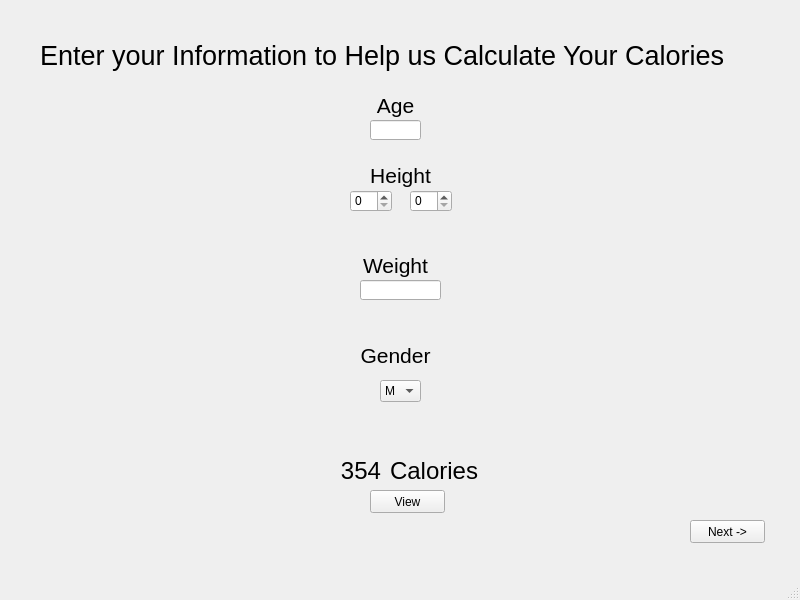
<?xml version="1.0" encoding="UTF-8"?>
<ui version="4.0">
 <class>Information</class>
 <widget class="QMainWindow" name="Information">
  <property name="geometry">
   <rect>
    <x>0</x>
    <y>0</y>
    <width>800</width>
    <height>600</height>
   </rect>
  </property>
  <property name="windowTitle">
   <string>MainWindow</string>
  </property>
  <widget class="QWidget" name="centralwidget">
   <widget class="QStackedWidget" name="stackedWidget">
    <property name="geometry">
     <rect>
      <x>10</x>
      <y>20</y>
      <width>771</width>
      <height>541</height>
     </rect>
    </property>
    <property name="currentIndex">
     <number>0</number>
    </property>
    <widget class="QWidget" name="page">
     <widget class="QLabel" name="label">
      <property name="geometry">
       <rect>
        <x>30</x>
        <y>20</y>
        <width>691</width>
        <height>31</height>
       </rect>
      </property>
      <property name="font">
       <font>
        <pointsize>20</pointsize>
       </font>
      </property>
      <property name="text">
       <string>Enter your Information to Help us Calculate Your Calories</string>
      </property>
     </widget>
     <widget class="QLabel" name="label_2">
      <property name="geometry">
       <rect>
        <x>360</x>
        <y>70</y>
        <width>51</width>
        <height>31</height>
       </rect>
      </property>
      <property name="font">
       <font>
        <pointsize>16</pointsize>
       </font>
      </property>
      <property name="text">
       <string>Age</string>
      </property>
      <property name="alignment">
       <set>Qt::AlignCenter</set>
      </property>
     </widget>
     <widget class="QLabel" name="label_3">
      <property name="geometry">
       <rect>
        <x>360</x>
        <y>140</y>
        <width>61</width>
        <height>31</height>
       </rect>
      </property>
      <property name="font">
       <font>
        <pointsize>16</pointsize>
       </font>
      </property>
      <property name="text">
       <string>Height</string>
      </property>
      <property name="alignment">
       <set>Qt::AlignCenter</set>
      </property>
     </widget>
     <widget class="QLabel" name="label_4">
      <property name="geometry">
       <rect>
        <x>310</x>
        <y>230</y>
        <width>151</width>
        <height>31</height>
       </rect>
      </property>
      <property name="font">
       <font>
        <pointsize>16</pointsize>
       </font>
      </property>
      <property name="text">
       <string>Weight</string>
      </property>
      <property name="alignment">
       <set>Qt::AlignCenter</set>
      </property>
     </widget>
     <widget class="QLabel" name="label_5">
      <property name="geometry">
       <rect>
        <x>340</x>
        <y>320</y>
        <width>91</width>
        <height>31</height>
       </rect>
      </property>
      <property name="font">
       <font>
        <pointsize>16</pointsize>
       </font>
      </property>
      <property name="text">
       <string>Gender</string>
      </property>
      <property name="alignment">
       <set>Qt::AlignCenter</set>
      </property>
     </widget>
     <widget class="QComboBox" name="comboBox">
      <property name="geometry">
       <rect>
        <x>370</x>
        <y>360</y>
        <width>41</width>
        <height>22</height>
       </rect>
      </property>
      <property name="editable">
       <bool>false</bool>
      </property>
      <item>
       <property name="text">
        <string>M</string>
       </property>
      </item>
      <item>
       <property name="text">
        <string>F</string>
       </property>
      </item>
     </widget>
     <widget class="QLineEdit" name="age">
      <property name="geometry">
       <rect>
        <x>360</x>
        <y>100</y>
        <width>51</width>
        <height>20</height>
       </rect>
      </property>
     </widget>
     <widget class="QLineEdit" name="weight">
      <property name="geometry">
       <rect>
        <x>350</x>
        <y>260</y>
        <width>81</width>
        <height>20</height>
       </rect>
      </property>
     </widget>
     <widget class="QSpinBox" name="h1">
      <property name="geometry">
       <rect>
        <x>340</x>
        <y>170</y>
        <width>42</width>
        <height>22</height>
       </rect>
      </property>
     </widget>
     <widget class="QSpinBox" name="h2">
      <property name="geometry">
       <rect>
        <x>400</x>
        <y>170</y>
        <width>42</width>
        <height>22</height>
       </rect>
      </property>
     </widget>
     <widget class="QLabel" name="label_6">
      <property name="geometry">
       <rect>
        <x>380</x>
        <y>440</y>
        <width>91</width>
        <height>21</height>
       </rect>
      </property>
      <property name="palette">
       <palette>
        <active>
         <colorrole role="ToolTipBase">
          <brush brushstyle="SolidPattern">
           <color alpha="255">
            <red>85</red>
            <green>170</green>
            <blue>0</blue>
           </color>
          </brush>
         </colorrole>
        </active>
        <inactive>
         <colorrole role="ToolTipBase">
          <brush brushstyle="SolidPattern">
           <color alpha="255">
            <red>85</red>
            <green>170</green>
            <blue>0</blue>
           </color>
          </brush>
         </colorrole>
        </inactive>
        <disabled>
         <colorrole role="ToolTipBase">
          <brush brushstyle="SolidPattern">
           <color alpha="255">
            <red>85</red>
            <green>170</green>
            <blue>0</blue>
           </color>
          </brush>
         </colorrole>
        </disabled>
       </palette>
      </property>
      <property name="font">
       <font>
        <pointsize>18</pointsize>
       </font>
      </property>
      <property name="text">
       <string>Calories</string>
      </property>
     </widget>
     <widget class="QLabel" name="calories">
      <property name="geometry">
       <rect>
        <x>260</x>
        <y>440</y>
        <width>111</width>
        <height>21</height>
       </rect>
      </property>
      <property name="font">
       <font>
        <pointsize>18</pointsize>
       </font>
      </property>
      <property name="text">
       <string>354</string>
      </property>
      <property name="alignment">
       <set>Qt::AlignRight|Qt::AlignTrailing|Qt::AlignVCenter</set>
      </property>
     </widget>
     <widget class="QPushButton" name="View">
      <property name="geometry">
       <rect>
        <x>360</x>
        <y>470</y>
        <width>75</width>
        <height>23</height>
       </rect>
      </property>
      <property name="text">
       <string>View</string>
      </property>
     </widget>
     <widget class="QPushButton" name="next">
      <property name="geometry">
       <rect>
        <x>680</x>
        <y>500</y>
        <width>75</width>
        <height>23</height>
       </rect>
      </property>
      <property name="text">
       <string>Next -&gt;</string>
      </property>
     </widget>
    </widget>
    <widget class="QWidget" name="page_2">
     <widget class="QProgressBar" name="progressBar">
      <property name="geometry">
       <rect>
        <x>140</x>
        <y>80</y>
        <width>561</width>
        <height>23</height>
       </rect>
      </property>
      <property name="value">
       <number>24</number>
      </property>
     </widget>
     <widget class="QLabel" name="label_7">
      <property name="geometry">
       <rect>
        <x>230</x>
        <y>20</y>
        <width>381</width>
        <height>41</height>
       </rect>
      </property>
      <property name="font">
       <font>
        <pointsize>22</pointsize>
       </font>
      </property>
      <property name="text">
       <string>% Daily calories compete</string>
      </property>
      <property name="alignment">
       <set>Qt::AlignCenter</set>
      </property>
     </widget>
     <widget class="QScrollArea" name="scrollArea">
      <property name="geometry">
       <rect>
        <x>190</x>
        <y>130</y>
        <width>471</width>
        <height>381</height>
       </rect>
      </property>
      <property name="widgetResizable">
       <bool>true</bool>
      </property>
      <widget class="QWidget" name="scrollAreaWidgetContents">
       <property name="geometry">
        <rect>
         <x>0</x>
         <y>0</y>
         <width>469</width>
         <height>379</height>
        </rect>
       </property>
       <widget class="QWidget" name="verticalLayoutWidget">
        <property name="geometry">
         <rect>
          <x>10</x>
          <y>10</y>
          <width>451</width>
          <height>351</height>
         </rect>
        </property>
        <layout class="QVBoxLayout" name="verticalLayout"/>
       </widget>
      </widget>
     </widget>
    </widget>
   </widget>
  </widget>
  <widget class="QMenuBar" name="menubar">
   <property name="geometry">
    <rect>
     <x>0</x>
     <y>0</y>
     <width>800</width>
     <height>22</height>
    </rect>
   </property>
  </widget>
  <widget class="QStatusBar" name="statusbar"/>
 </widget>
 <resources/>
 <connections/>
</ui>
